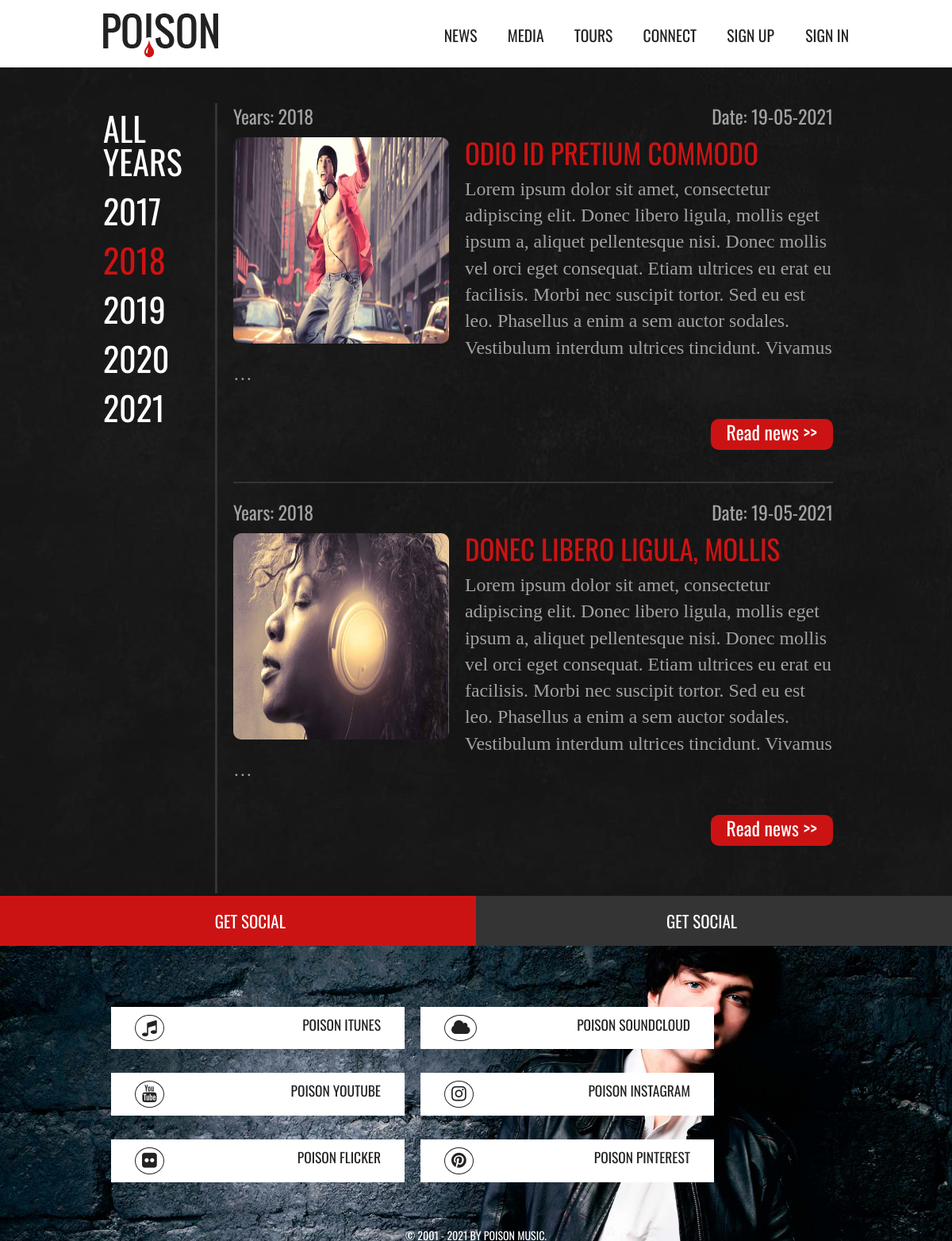
Page /category/2018/ on the committed database.
### poison/models.py (models this page shows, shortened)
class CategoryNews(models.Model):
    name = models.CharField(max_length=100, db_index=True, verbose_name='Category News')
    slug = models.SlugField(unique=True, db_index=True, verbose_name='URL')
    def __str__(self):
        return self.name
    def get_absolute_url(self):
        return reverse('category', kwargs={'cat_slug': self.slug})
    class Meta:
        verbose_name_plural = 'News Category'
        ordering = ['id']

class News(models.Model):
    title = models.CharField(max_length=255, verbose_name='Заголовок')
    slug = models.SlugField(unique=True, db_index=True, verbose_name='URL')
    content = models.TextField(blank=True, verbose_name='Текст новости')
    photo = models.ImageField(upload_to='photo/%Y/%m/%d', verbose_name='Фото')
    time_create = models.DateTimeField(auto_now_add=True, verbose_name='Дата создания')
    is_published = models.BooleanField(default=True, verbose_name='Публикация')
    cat = models.ForeignKey('CategoryNews', on_delete=models.PROTECT, null=True, verbose_name='Категории')
    def get_absolute_url(self):
        return reverse('post', kwargs={'post_slug': self.slug})
    class Meta:
        verbose_name_plural = 'News'
        ordering = ['-time_create', 'title']

### poison/views.py (the view)
# urls.py: path('category/<slug:cat_slug>/', PoisonCategory.as_view(), name='category'),
class PoisonCategory(DataMixin, ListView):
    model = News
    template_name = 'poison/news.html'
    context_object_name = 'posts'   # переменная для отображения статей в шаблоне
    allow_empty = False
    def get_context_data(self, *, object_list=None, **kwargs):
        context = super().get_context_data(**kwargs)
        c = CategoryNews.objects.get(slug=self.kwargs['cat_slug'])
        c_def = self.get_user_context(title='News:' + str(c.name),  # в заголовке отображается категория + ее название
                                      cat_selected=c.pk)
        return context | c_def
    def get_queryset(self):     # выводит список по выбранной рубрике
        return News.objects.all().filter(cat__slug=self.kwargs['cat_slug'], is_published=True).select_related('cat')

### poison/utils.py (called while the page is built)
    def get_user_context(self, **kwargs):
        context = kwargs
        cats = CategoryNews.objects.annotate(Count('news'))  # кол-во записей в категории
        albums = Album.objects.all().annotate(Count('photo'))  # кол-во фото в альбомах
        photos = Photo.objects.all()  # все фото во всех альбомах
        tours = Tour.objects.all()
        context['menu'] = menu
        context['cats'] = cats
        context['albums'] = albums
        context['photos'] = photos
        context['tours'] = tours
        if 'cat_selected' not in context:
            context['cat_selected'] = 0
        return context

### poison/templates/poison/news.html (shortened to what this page needs)
{% extends 'poison/base.html' %}
{% block content %}
<section class="news">
        <div class="container">
            <div class="leftbar">
                <ul class="category">
                    {% if cat_selected == 0 %}
                    <li class="years">all years</li>
                    {% else %}
                    <li><a href="{% url 'news' %}">all years</a></li>
                    {% endif %}
                    {% for c in cats %}
                        {% if c.news__count > 0 %}
                            {% if c.pk == cat_selected %}
                            <li class="selected">{{c.name}}</li>
                            {% else %}
                            <li><a href="{{ c.get_absolute_url }}">{{c.name}}</a></li>
                            {% endif %}
                        {% endif %}
                    {% endfor %}
                </ul>
            </div>
            <div class="content-news">
                <ul class="list-articles">
                {% for p in posts %}
                <li>
                    <div class="article-top">
                        <p class="cats-name">Years: {{p.cat}}</p>
                        <p class="cats-date">Date: {{ p.time_create|date:'d-m-Y' }}</p>
                    </div>
                    {% if p.photo %}
                        <img src="{{p.photo.url}}" alt="">
                    {% endif %}
                    <h2>{{p.title}}</h2>
                    <p>{{p.content|linebreaks|truncatewords:50}}</p>
                    <p class="read-post"><a href="{{ p.get_absolute_url }}">Read news >></a></p>
                </li>
                {% endfor %}
                </ul>
            </div>
        </div>
</section>
{% endblock %}

### poison/static/poison/css/styles.css (style rules this page uses)
* { padding: 0; margin: 0; border: 0; }
*,*:before,*:after { -moz-box-sizing: border-box; -webkit-box-sizing: border-box; box-sizing: border-box; }
html,body { height: 100%; width: 100%; font-size: 100%; line-height: 1; font-size: 14px; -ms-text-size-adjust: 100%; -moz-text-size-adjust: 100%; -webkit-text-size-adjust: 100%; }
a, a:visited { text-decoration: none; }
ul li { list-style: none; }
img { vertical-align: top; }
h1,h2,h3,h4,h5,h6 { font-size:inherit;font-weight: 400; }
body { font: 100%/16px; height: 100%; font-family: 'Oswald', sans-serif; text-transform: uppercase; overflow-x: hidden; background: url(../images/bodyBG.jpg) repeat; color: #222; }
h1, h2, h3, h4, h5, h6 { line-height: 1.1; }
h2 { font-size: 2.5em !important; margin: 0 !important; color: #cc1313 !important; }
a, a:hover { color: #fff; text-decoration: none; background-color: none; }
.container { max-width: 1570px; margin: 0 auto; padding: 0 15px; }
@media (max-width: 1200px) { .container { max-width: 970px; } }
.news { flex: 1 0 auto; width: 100%; padding-top: 130px; }
.news .leftbar { display: flex; float: left; width: 15%; font-size: 1.5em; }
.leftbar a { display: flex; font-size: 2em; padding: 10px 0; }
.selected { font-size: 2em; padding: 10px 0; color: #cc1313; }
.news .content-news { width: 85%; float: right; border-left: solid #343434; padding: 0 20px; }
.list-articles li { border-top: 2px solid #343434; padding: 20px 0 40px 0; overflow: hidden; }
.content-news li:first-child { padding-top: 0px; border: none; }
.list-articles { margin-bottom: 20px; }
.list-articles h2 { margin-bottom: 10px !important; }
.list-articles p { color: #a2a2a2; text-transform: none; font-size: 1.7em; font-family: Georgia, 'Times New Roman', Times, monospace; line-height: 1.4em; }
.list-articles .read-post a { display: inline-block; float: right; font-family: 'Oswald', sans-serif; line-height: 1em; background-color: #cc1313; border-radius: 10px; padding: 5px 20px 10px 20px; margin-top: 40px }
.article-top { box-sizing: border-box; overflow: hidden; color: #343434; padding-bottom: 10px; }
.article-top p:first-child { float: left; font-family: 'Oswald', sans-serif; }
.article-top p:last-child { float: right; font-family: 'Oswald', sans-serif; }
.list-articles img { float: left; border-radius: 10px; margin-right: 20px; width: 272px; height: 260px; }
.media h1, h2 { padding-left: 30px; }

### rows in the picture
CategoryNews: name "2017"
CategoryNews: name "2018"
CategoryNews: name "2019"
CategoryNews: name "2020"
CategoryNews: name "2021"
News: cat "2018", time_create "19-05-2021", photo (picture), title "ODIO ID PRETIUM COMMODO", content "Lorem ipsum dolor sit amet, consectetur adipiscing elit. Donec libero ligula, mollis eget ipsum a, aliquet pellentesque nisi. Donec mollis vel orci eget consequat. Etiam ultrices eu erat eu facilisis. Morbi nec suscipit tortor. Sed eu est leo. Phasellus a enim a sem auctor sodales. Vestibulum interdum ultrices tincidunt. Vivamus …"
News: cat "2018", time_create "19-05-2021", photo (picture), title "DONEC LIBERO LIGULA, MOLLIS", content "Lorem ipsum dolor sit amet, consectetur adipiscing elit. Donec libero ligula, mollis eget ipsum a, aliquet pellentesque nisi. Donec mollis vel orci eget consequat. Etiam ultrices eu erat eu facilisis. Morbi nec suscipit tortor. Sed eu est leo. Phasellus a enim a sem auctor sodales. Vestibulum interdum ultrices tincidunt. Vivamus …"

### other values in the picture
{{ m.title }} "NEWS" "MEDIA" "TOURS" "CONNECT"
